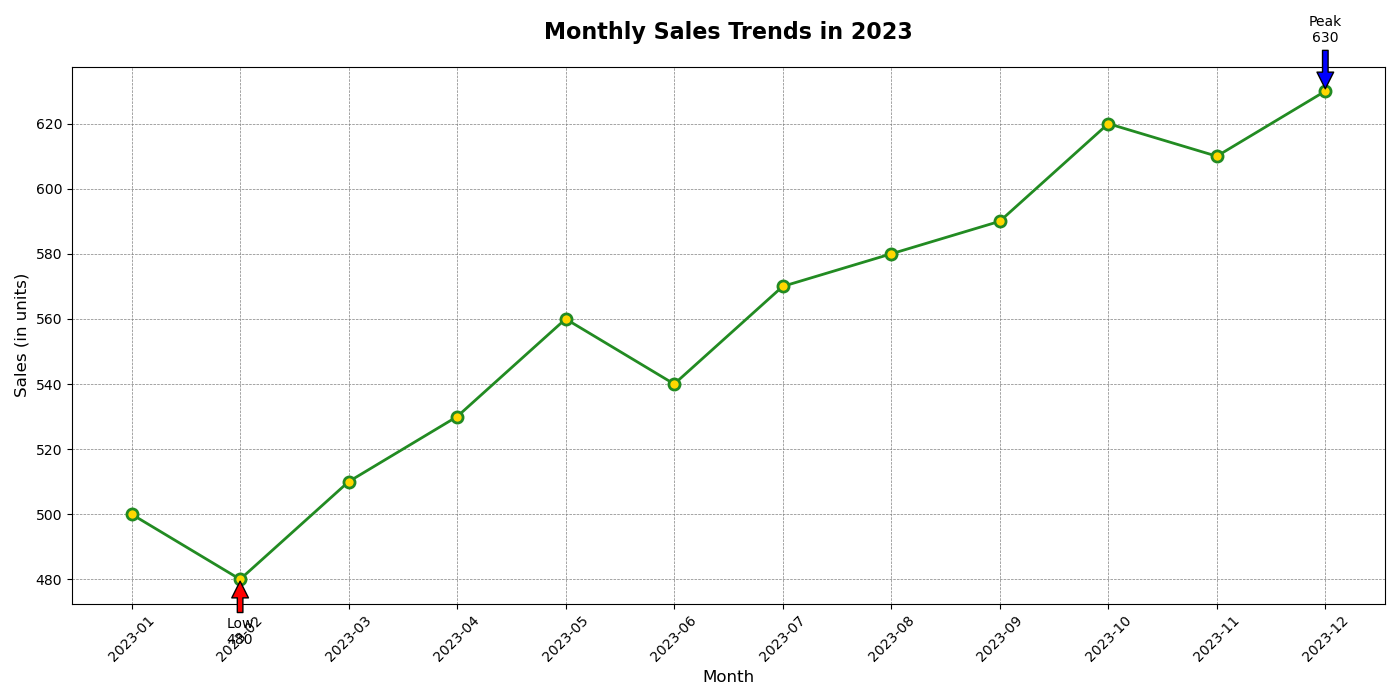

Recreate this plot in Python.

import matplotlib.pyplot as plt

# Provided data
data = [
    {'Month': '2023-01', 'Sales': 500},
    {'Month': '2023-02', 'Sales': 480},
    {'Month': '2023-03', 'Sales': 510},
    {'Month': '2023-04', 'Sales': 530},
    {'Month': '2023-05', 'Sales': 560},
    {'Month': '2023-06', 'Sales': 540},
    {'Month': '2023-07', 'Sales': 570},
    {'Month': '2023-08', 'Sales': 580},
    {'Month': '2023-09', 'Sales': 590},
    {'Month': '2023-10', 'Sales': 620},
    {'Month': '2023-11', 'Sales': 610},
    {'Month': '2023-12', 'Sales': 630}
]

# Extracting months and sales data
months = [entry['Month'] for entry in data]
sales = [entry['Sales'] for entry in data]

# Creating the line chart
plt.figure(figsize=(14, 7))
line, = plt.plot(months, sales, color='#228B22', linestyle='-', linewidth=2, marker='o', markerfacecolor='#FFD700', markeredgewidth=2, markersize=8)

# Highlighting the highest sales month
max_sales = max(sales)
max_month = months[sales.index(max_sales)]
plt.annotate(f'Peak\n{max_sales}', xy=(max_month, max_sales), xytext=(max_month, max_sales + 15),
             arrowprops=dict(facecolor='blue', shrink=0.05),
             horizontalalignment='center')

# Highlighting the lowest sales month
min_sales = min(sales)
min_month = months[sales.index(min_sales)]
plt.annotate(f'Low\n{min_sales}', xy=(min_month, min_sales), xytext=(min_month, min_sales - 20),
             arrowprops=dict(facecolor='red', shrink=0.05),
             horizontalalignment='center')

# Aesthetic settings for the chart
plt.title('Monthly Sales Trends in 2023', fontsize=16, fontweight='bold', pad=20)
plt.xlabel('Month', fontsize=12)
plt.ylabel('Sales (in units)', fontsize=12)
plt.grid(True, which='major', linestyle='--', linewidth=0.5, color='grey')
plt.xticks(rotation=45)
plt.tight_layout()

# Show the chart
plt.show()
